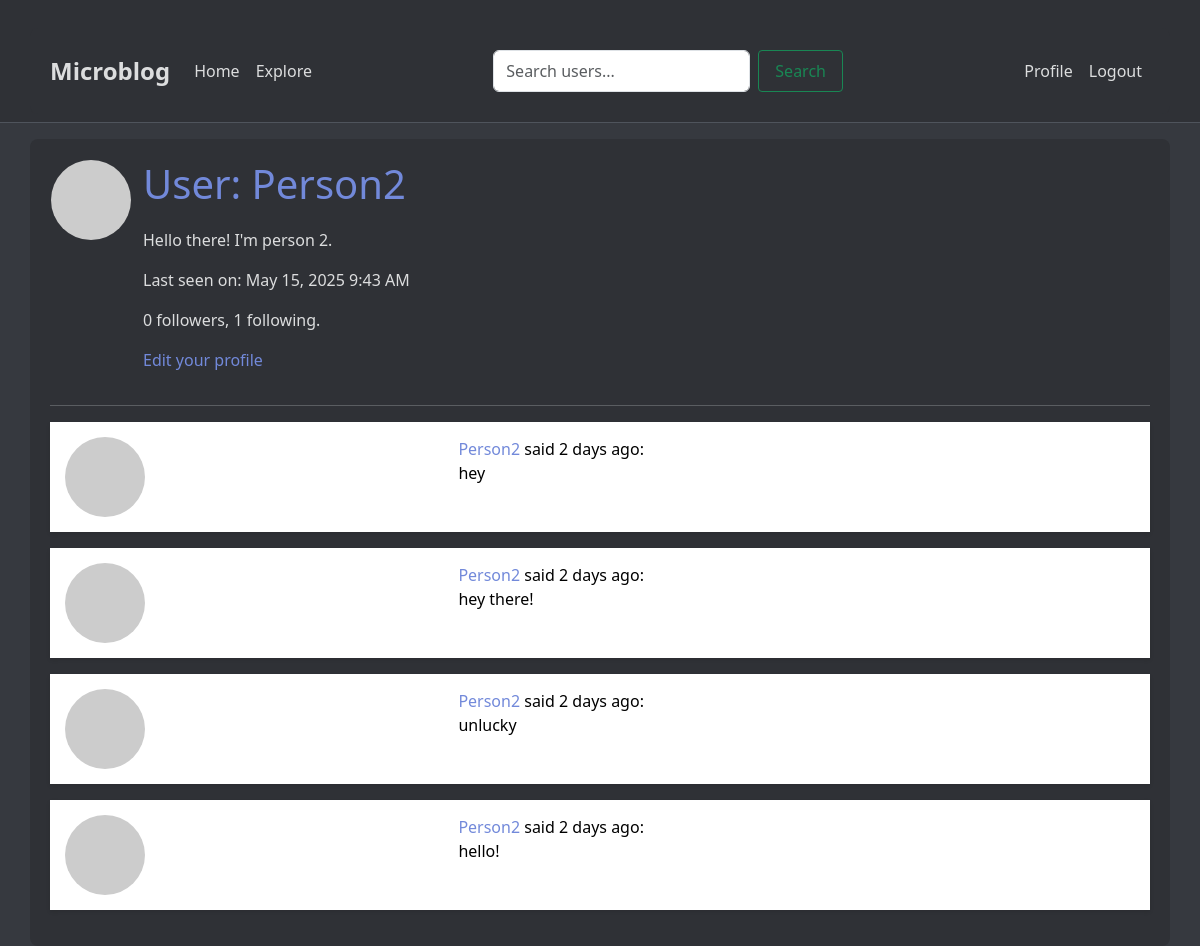
The page /user/Person2 (signed in) on the database as committed earlier.
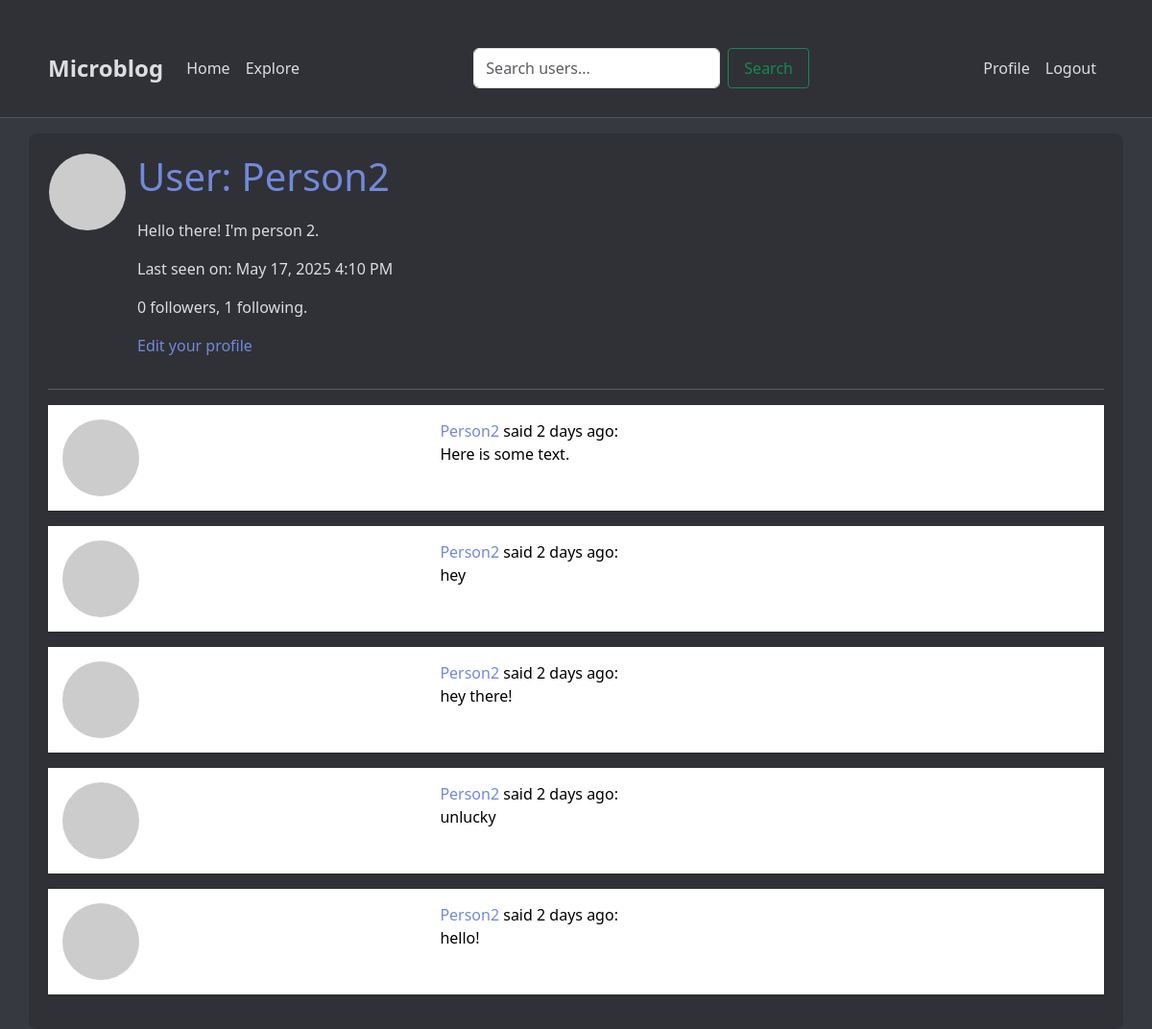
The same page on the database as committed later.
### app/models.py (models this page shows, shortened)
class User(UserMixin,db.Model):
    id: so.Mapped[int] = so.mapped_column(primary_key=True)
    username: so.Mapped[str] = so.mapped_column(sa.String(64), unique=True, index=True)
    email: so.Mapped[str] = so.mapped_column(sa.String(120), unique=True)
    password_hash: so.Mapped[str] = so.mapped_column(sa.String(128))
    posts: so.WriteOnlyMapped['Post'] = so.relationship('Post', back_populates='author')
    about_me: so.Mapped[Optional[str]] = so.mapped_column(sa.String(140))
    last_seen: so.Mapped[datetime] = so.mapped_column(default=lambda:datetime.now(timezone.utc))
    following: so.WriteOnlyMapped['User'] = so.relationship(
        secondary=followers, primaryjoin=(followers.c.follower_id == id),
        secondaryjoin=(followers.c.followed_id == id),
        back_populates='followers'
    )
    followers: so.WriteOnlyMapped['User'] = so.relationship(
        secondary=followers, primaryjoin=(followers.c.followed_id == id),
        secondaryjoin=(followers.c.follower_id == id),
        back_populates='following'
    )
    def avatar(self, size):
        digest = md5(self.email.lower().encode('utf-8')).hexdigest()
        return f'https://www.gravatar.com/avatar/{digest}?d=identicon&s={size}'
    def followers_count(self):
        query = sa.select(sa.func.count()).select_from(
            self.followers.select().subquery())
        return db.session.scalar(query)
    def following_count(self):
        query = sa.select(sa.func.count()).select_from(
            self.following.select().subquery())
        return db.session.scalar(query)

class Post(db.Model):
    id: so.Mapped[int] = so.mapped_column(primary_key=True)
    body: so.Mapped[str] = so.mapped_column(sa.String(140))
    timestamp: so.Mapped[datetime] = so.mapped_column(sa.DateTime, index=True, default=datetime.now(timezone.utc))
    user_id: so.Mapped[int] = so.mapped_column(sa.Integer, sa.ForeignKey('user.id'), index=True)
    author: so.Mapped[User] = so.relationship('User', back_populates='posts')

### app/routes.py (the view)
@app.route('/user/<username>')
@login_required
def user(username):
    user = db.first_or_404(sa.select(User).where(User.username == username))
    page = request.args.get('page', 1, type=int)
    query = user.posts.select().order_by(Post.timestamp.desc())
    posts = db.paginate(query, page=page,
                        per_page=app.config['POSTS_PER_PAGE'],
                        error_out=False)
    next_url = url_for('user', username=user.username, page=posts.next_num) \
        if posts.has_next else None
    prev_url = url_for('user', username=user.username, page=posts.prev_num) \
        if posts.has_prev else None
    form = EmptyForm()
    return render_template('user.html', user=user, posts=posts.items, next_url=next_url, prev_url=prev_url, form=form)

### app/forms.py
class EmptyForm(FlaskForm):
    submit = SubmitField('Submit')

### app/models.py (called while the page is built)
def load_user(id):
    return User.query.get(int(id))

### app/routes.py (called while the page is built)
@app.before_request
def before_request():
    if current_user.is_authenticated:
        current_user.last_seen = datetime.now(timezone.utc)
        db.session.commit()

### app/templates/user.html (shortened to what this page needs)
{% extends "base.html" %}
{% block content %}
    <table>
        <tr valign="top">
            <td><img src = "{{user.avatar(128) }}" alt=""></td>
            <td>
                <h1>User: {{ user.username }}</h1>
                {% if user.about_me %}<p>{{ user.about_me }}</p>{% endif %}
                {% if user.last_seen %}
                    <p>Last seen on: {{ moment(user.last_seen).format('LLL') }}</p>
                {% endif %}
                <p>{{ user.followers_count() }} followers, {{ user.following_count() }} following.</p>
                {% if user == current_user %}
                <p><a href="{{ url_for('edit_profile') }}">Edit your profile</a></p>
                {% endif %}
            </td>
        </tr>
    </table>
    <hr>
    {% for post in posts %}
        {% include '_post.html' %}
    {% endfor %}
{% endblock %}

### app/templates/base.html (shortened to what this page needs)
<!doctype html>
<html lang="en">
<head>
    <link
        href="https://cdn.jsdelivr.net/npm/bootstrap@5.3.2/dist/css/bootstrap.min.css"
        rel="stylesheet"
>
    <link rel="stylesheet" href="{{ url_for('static', filename='styles/styling.css') }}">
</head>
<body>
    <nav class="navbar navbar-expand-lg bg-body-tertiary">
        <div class="container">
            <a class="navbar-brand" href="{{ url_for('index') }}">Microblog</a>
            <div class="collapse navbar-collapse" id="navbarSupportedContent">
                <ul class="navbar-nav me-auto mb-2 mb-lg-0">
                    <li class="nav-item">
                        <a class="nav-link" aria-current="page" href="{{ url_for('index') }}">Home</a>
                    </li>
                    <li class="nav-item">
                        <a class="nav-link" aria-current="page" href="{{ url_for('explore') }}">Explore</a>
                    </li>
                </ul>
                <form class="d-flex me-auto mb-2 mb-lg-0" action="{{ url_for('search') }}" method="GET">
                    <input class="form-control me-2" type="search" name="q" placeholder="Search users..." aria-label="Search">
                    <button class="btn btn-outline-success" type="submit">Search</button>
                </form>
                <ul class="navbar-nav mb-2 mb-lg-0">
                    {% if current_user.is_anonymous %}
                        <a class="nav-link" aria-current="page" href="{{ url_for('login') }}">Login</a>
                    {% else %}
                        <a class="nav-link" aria-current="page" href="{{ url_for('user', username=current_user.username) }}">Profile</a>
                        <a class="nav-link" aria-current="page" href="{{ url_for('logout') }}">Logout</a>
                    {% endif %}
                </ul>
            </div>
        </div>
    </nav>
    <div class="container mt-3">
        {% block content %}{% endblock %}
    </div>
</body>
</html>

### app/templates/_post.html
<table class="table table-hover">
    <tr>
        <td width="70px">
            <a href="{{ url_for('user', username=post.author.username) }}">
                <img src="{{ post.author.avatar(70) }}" />
            </a>
        </td>
        <td>
            <a href="{{ url_for('user', username=post.author.username) }}">
                {{ post.author.username }}
            </a>
            said {{ moment(post.timestamp).fromNow() }}:
            <br>
            {{ post.body }}
        </td>
    </tr>
</table>

### app/static/styles/styling.css (style rules this page uses)
:root { --discord-dark: #36393f; --discord-light: #2f3136; --discord-accent: #7289da; --discord-hover: #4f545c; --discord-error: #f04747; --discord-success: #43b581; --discord-text: #dcddde; --discord-muted: #72767d; }
body { background-color: var(--discord-dark); color: var(--discord-text); }
.navbar { background-color: var(--discord-light) !important; border-bottom: 1px solid var(--discord-hover); }
.navbar-brand, .nav-link { color: var(--discord-text) !important; }
.navbar-brand { font-size: 1.5rem; font-weight: bold; }
.container { background-color: var(--discord-light); border-radius: 8px; padding: 20px; margin-top: 20px; }
.table { background-color: var(--discord-light); border: none; box-shadow: 0 2px 4px rgba(0,0,0,0.1); }
.table td { border: none; padding: 15px; }
.table td:first-child { width: auto; padding: 15px; }
img { border-radius: 50%; margin-right: 10px; }
a { color: var(--discord-accent); text-decoration: none; }
h1 { color: var(--discord-accent); margin-bottom: 20px; }
.nav-link { padding: 0.5rem 1rem; border-radius: 4px; }
.btn { padding: 8px 16px; border-radius: 4px; font-weight: 500; }

Rows that differ between the two databases and show on the page:
changed User "Person2": last_seen "May 15, 2025 9:43 AM" → "May 17, 2025 4:10 PM"
added Post: author.username "Person2", timestamp "2 days ago", body "Here is some text."
